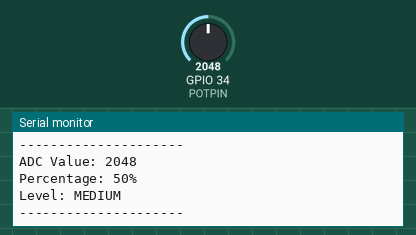
This sketch was run on a simulated ESP32. On the bench: the last lines printed to the serial monitor. The inputs (shaded band) are chosen by the test bench; at power-on: GPIO 34 (POTPIN) = 2048.

Above: at 1.3 s.
1.4 s: GPIO 34 (POTPIN) set to 1228
At 1.9 s:
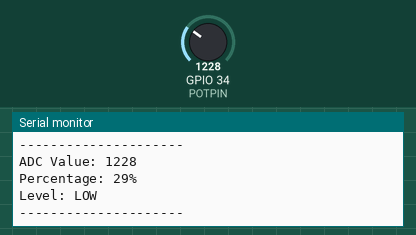
3.5 s: GPIO 34 (POTPIN) set to 3603
At 3.9 s:
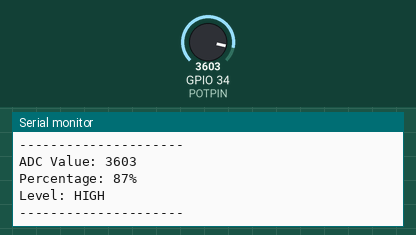
Timing chart, 0 to 6.5 s (numbered marks = the images above; inputs shaded):
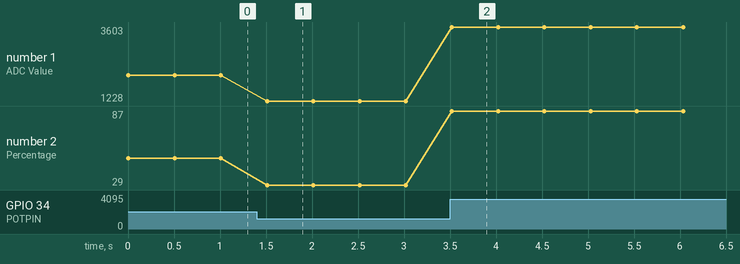

The sketch:

main.ino
```cpp
#define POTPIN 34
void setup() {
  Serial.begin(115200);
  pinMode(POTPIN,INPUT);
  Serial.println("Potentiometer ADC Meter Started");
}

void loop() {
  int adcValue = analogRead(POTPIN);
  int percentage = map(adcValue,0,4095,0,100);
  Serial.println("---------------------");
  Serial.print("ADC Value: ");
  Serial.println(adcValue);
  Serial.print("Percentage: ");
  Serial.print(percentage);
  Serial.println("%");
  Serial.print("Level: ");
  if(percentage<=30){
    Serial.println("LOW");
  }
  else if(percentage<=70){
    Serial.println("MEDIUM");
  }
  else{
    Serial.println("HIGH");

  }
  Serial.println("---------------------");
  delay(500);
}
```

Measured:
- after the input at 1.4 s, the serial monitor: prints a new line after 0.11 s (image 1)
- after the input at 3.5 s, the serial monitor: prints a new line at once (image 2)
- plotted number 1: 2048 → 1228 after the input at 1.4 s, 1228 → 3603 after the input at 3.5 s
- plotted number 2: 50 → 29 after the input at 1.4 s, 29 → 87 after the input at 3.5 s
